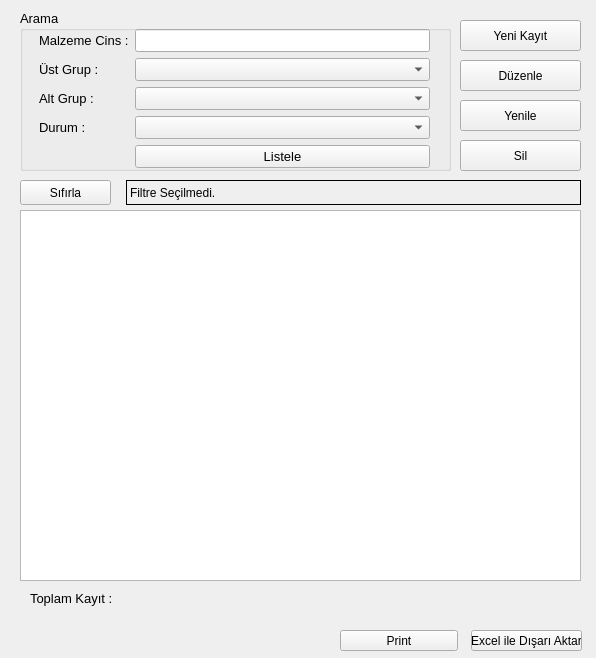
<?xml version="1.0" encoding="UTF-8"?>
<ui version="4.0">
 <class>FormProductType</class>
 <widget class="QWidget" name="FormProductType">
  <property name="geometry">
   <rect>
    <x>0</x>
    <y>0</y>
    <width>596</width>
    <height>658</height>
   </rect>
  </property>
  <property name="windowTitle">
   <string>Form</string>
  </property>
  <widget class="QTableWidget" name="table_productTypes">
   <property name="geometry">
    <rect>
     <x>20</x>
     <y>210</y>
     <width>561</width>
     <height>371</height>
    </rect>
   </property>
   <property name="alternatingRowColors">
    <bool>true</bool>
   </property>
   <property name="selectionBehavior">
    <enum>QAbstractItemView::SelectRows</enum>
   </property>
   <property name="textElideMode">
    <enum>Qt::ElideMiddle</enum>
   </property>
   <property name="sortingEnabled">
    <bool>true</bool>
   </property>
  </widget>
  <widget class="QPushButton" name="btn_add">
   <property name="geometry">
    <rect>
     <x>460</x>
     <y>20</y>
     <width>121</width>
     <height>31</height>
    </rect>
   </property>
   <property name="text">
    <string>Yeni Kayıt</string>
   </property>
  </widget>
  <widget class="QPushButton" name="btn_edit">
   <property name="geometry">
    <rect>
     <x>460</x>
     <y>60</y>
     <width>121</width>
     <height>31</height>
    </rect>
   </property>
   <property name="text">
    <string>Düzenle</string>
   </property>
  </widget>
  <widget class="QPushButton" name="btn_delete">
   <property name="geometry">
    <rect>
     <x>460</x>
     <y>140</y>
     <width>121</width>
     <height>31</height>
    </rect>
   </property>
   <property name="text">
    <string>Sil</string>
   </property>
  </widget>
  <widget class="QGroupBox" name="gb_search">
   <property name="geometry">
    <rect>
     <x>20</x>
     <y>10</y>
     <width>431</width>
     <height>161</height>
    </rect>
   </property>
   <property name="font">
    <font>
     <pointsize>10</pointsize>
     <weight>50</weight>
     <bold>false</bold>
    </font>
   </property>
   <property name="title">
    <string>Arama</string>
   </property>
   <widget class="QWidget" name="formLayoutWidget_2">
    <property name="geometry">
     <rect>
      <x>19</x>
      <y>19</y>
      <width>391</width>
      <height>141</height>
     </rect>
    </property>
    <layout class="QFormLayout" name="formLayout_2">
     <item row="0" column="0">
      <widget class="QLabel" name="lbl_productCode">
       <property name="font">
        <font>
         <pointsize>10</pointsize>
         <weight>50</weight>
         <bold>false</bold>
        </font>
       </property>
       <property name="text">
        <string>Malzeme Cins :</string>
       </property>
      </widget>
     </item>
     <item row="0" column="1">
      <widget class="QLineEdit" name="txt_productType"/>
     </item>
     <item row="1" column="0">
      <widget class="QLabel" name="lbl_productMainGroup">
       <property name="font">
        <font>
         <pointsize>10</pointsize>
         <weight>50</weight>
         <bold>false</bold>
        </font>
       </property>
       <property name="text">
        <string>Üst Grup :</string>
       </property>
      </widget>
     </item>
     <item row="1" column="1">
      <widget class="QComboBox" name="cb_mainCat"/>
     </item>
     <item row="2" column="0">
      <widget class="QLabel" name="lbl_productSecondGroup">
       <property name="font">
        <font>
         <pointsize>10</pointsize>
         <weight>50</weight>
         <bold>false</bold>
        </font>
       </property>
       <property name="text">
        <string>Alt Grup :</string>
       </property>
      </widget>
     </item>
     <item row="2" column="1">
      <widget class="QComboBox" name="cb_secondaryCat"/>
     </item>
     <item row="3" column="0">
      <widget class="QLabel" name="lbl_productSecondGroup_2">
       <property name="font">
        <font>
         <pointsize>10</pointsize>
         <weight>50</weight>
         <bold>false</bold>
        </font>
       </property>
       <property name="text">
        <string>Durum :</string>
       </property>
      </widget>
     </item>
     <item row="3" column="1">
      <widget class="QComboBox" name="cb_status"/>
     </item>
     <item row="4" column="1">
      <widget class="QPushButton" name="btn_list">
       <property name="font">
        <font>
         <pointsize>10</pointsize>
         <weight>50</weight>
         <bold>false</bold>
        </font>
       </property>
       <property name="text">
        <string>Listele</string>
       </property>
      </widget>
     </item>
    </layout>
   </widget>
  </widget>
  <widget class="QLabel" name="label">
   <property name="geometry">
    <rect>
     <x>30</x>
     <y>590</y>
     <width>91</width>
     <height>16</height>
    </rect>
   </property>
   <property name="font">
    <font>
     <pointsize>10</pointsize>
    </font>
   </property>
   <property name="text">
    <string>Toplam Kayıt :</string>
   </property>
  </widget>
  <widget class="QLabel" name="lbl_records">
   <property name="geometry">
    <rect>
     <x>130</x>
     <y>590</y>
     <width>91</width>
     <height>16</height>
    </rect>
   </property>
   <property name="font">
    <font>
     <pointsize>10</pointsize>
    </font>
   </property>
   <property name="text">
    <string/>
   </property>
  </widget>
  <widget class="QLabel" name="lbl_amount">
   <property name="geometry">
    <rect>
     <x>440</x>
     <y>590</y>
     <width>141</width>
     <height>16</height>
    </rect>
   </property>
   <property name="font">
    <font>
     <pointsize>10</pointsize>
    </font>
   </property>
   <property name="text">
    <string/>
   </property>
  </widget>
  <widget class="QPushButton" name="btn_refreshFilters">
   <property name="geometry">
    <rect>
     <x>20</x>
     <y>180</y>
     <width>91</width>
     <height>25</height>
    </rect>
   </property>
   <property name="text">
    <string>Sıfırla</string>
   </property>
  </widget>
  <widget class="QLabel" name="lbl_filters">
   <property name="geometry">
    <rect>
     <x>126</x>
     <y>180</y>
     <width>455</width>
     <height>25</height>
    </rect>
   </property>
   <property name="frameShape">
    <enum>QFrame::Box</enum>
   </property>
   <property name="text">
    <string>Filtre Seçilmedi.</string>
   </property>
  </widget>
  <widget class="QPushButton" name="btn_excel">
   <property name="geometry">
    <rect>
     <x>471</x>
     <y>630</y>
     <width>111</width>
     <height>21</height>
    </rect>
   </property>
   <property name="text">
    <string>Excel ile Dışarı Aktar</string>
   </property>
  </widget>
  <widget class="QPushButton" name="btn_print">
   <property name="geometry">
    <rect>
     <x>340</x>
     <y>630</y>
     <width>118</width>
     <height>21</height>
    </rect>
   </property>
   <property name="text">
    <string>Print</string>
   </property>
  </widget>
  <widget class="QPushButton" name="btn_refresh">
   <property name="geometry">
    <rect>
     <x>460</x>
     <y>100</y>
     <width>121</width>
     <height>31</height>
    </rect>
   </property>
   <property name="text">
    <string>Yenile</string>
   </property>
  </widget>
 </widget>
 <resources/>
 <connections/>
</ui>
